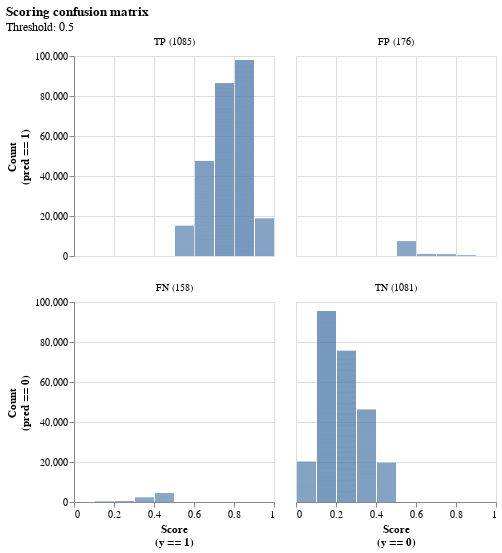

Write notebook code for a chart like this one.
### Code cell
scoring_confusion_matrix_v2(df_scores, "y_score", "y_true")

### Figure 1 — Vega-Lite specification as saved in the notebook (floating-point values rounded to 4 significant figures; data arrays with more than 128 entries replaced by an {"elided": "..."} marker saying what was removed)
{"config": {"view": {"continuousWidth": 400, "continuousHeight": 300}}, "concat": [{"data": {"name": "data-50625a487a8974ec51fc273d6d43d256"}, "mark": {"type": "bar", "tooltip": true}, "encoding": {"x": {"type": "quantitative", "axis": {"domain": false, "grid": true, "labels": false, "ticks": false, "title": null}, "bin": "binned", "field": "binned_y_score"}, "x2": {"field": "binned_y_score_end"}, "y": {"type": "quantitative", "axis": {"title": ["Count", "(pred == 1)"]}, "field": "y_count"}}, "height": 200, "title": {"text": "TP (1085)", "dy": 0, "style": "guide-label"}, "transform": [{"bin": {"step": 0.1}, "field": "y_score", "as": "binned_y_score"}, {"joinaggregate": [{"op": "count", "as": "y_count"}], "groupby": ["binned_y_score", "binned_y_score_end", "confusion_category"]}], "width": 200}, {"data": {"name": "data-dd89465817138452b35861f5130d5146"}, "mark": {"type": "bar", "tooltip": true}, "encoding": {"x": {"type": "quantitative", "axis": {"domain": false, "grid": true, "labels": false, "ticks": false, "title": null}, "bin": "binned", "field": "binned_y_score"}, "x2": {"field": "binned_y_score_end"}, "y": {"type": "quantitative", "axis": {"domain": false, "grid": true, "labels": false, "ticks": false, "title": null}, "field": "y_count"}}, "height": 200, "title": {"text": "FP (176)", "dy": -5, "style": "guide-label"}, "transform": [{"bin": {"step": 0.1}, "field": "y_score", "as": "binned_y_score"}, {"joinaggregate": [{"op": "count", "as": "y_count"}], "groupby": ["binned_y_score", "binned_y_score_end", "confusion_category"]}], "width": 200}, {"data": {"name": "data-d4f50a7c73073c0698b8caefe64bf045"}, "mark": {"type": "bar", "tooltip": true}, "encoding": {"x": {"type": "quantitative", "axis": {"format": "~", "title": ["Score", "(y == 1)"]}, "bin": "binned", "field": "binned_y_score"}, "x2": {"field": "binned_y_score_end"}, "y": {"type": "quantitative", "axis": {"title": ["Count", "(pred == 0)"]}, "field": "y_count"}}, "height": 200, "title": {"text": "FN (158)", "dy": 0, "style": "guide-label"}, "transform": [{"bin": {"step": 0.1}, "field": "y_score", "as": "binned_y_score"}, {"joinaggregate": [{"op": "count", "as": "y_count"}], "groupby": ["binned_y_score", "binned_y_score_end", "confusion_category"]}], "width": 200}, {"data": {"name": "data-1916b5b0376e01ce51ec6b81bde789bf"}, "mark": {"type": "bar", "tooltip": true}, "encoding": {"x": {"type": "quantitative", "axis": {"format": "~", "title": ["Score", "(y == 0)"]}, "bin": "binned", "field": "binned_y_score"}, "x2": {"field": "binned_y_score_end"}, "y": {"type": "quantitative", "axis": {"domain": false, "grid": true, "labels": false, "ticks": false, "title": null}, "field": "y_count"}}, "height": 200, "title": {"text": "TN (1081)", "dy": -5, "style": "guide-label"}, "transform": [{"bin": {"step": 0.1}, "field": "y_score", "as": "binned_y_score"}, {"joinaggregate": [{"op": "count", "as": "y_count"}], "groupby": ["binned_y_score", "binned_y_score_end", "confusion_category"]}], "width": 200}], "columns": 2, "resolve": {"scale": {"x": "shared", "y": "shared"}}, "title": {"text": "Scoring confusion matrix", "subtitle": "Threshold: 0.5"}, "usermeta": {"embedOptions": {"scaleFactor": 5, "downloadFileName": "scoring_confusion_matrix_v2"}}, "$schema": "https://vega.github.io/schema/vega-lite/v4.8.1.json", "datasets": {"data-50625a487a8974ec51fc273d6d43d256": {"elided": "1085 records"}, "data-dd89465817138452b35861f5130d5146": {"elided": "176 records"}, "data-d4f50a7c73073c0698b8caefe64bf045": {"elided": "158 records"}, "data-1916b5b0376e01ce51ec6b81bde789bf": {"elided": "1081 records"}}}
